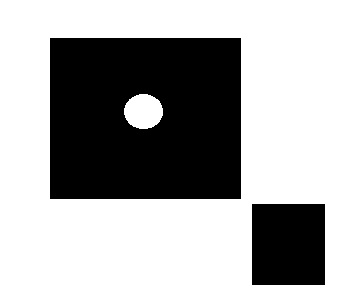
%> input picture UFRN/AulasPDI/PDI/Aulas/Aula 8-Morfologia/geometrico.jpg, 358 x 308 px
$ octave mediaMediana.m   (GNU Octave 9; MATLAB toolbox functions it lacks are replaced by stand-ins)
%> lines starting %> are read from the running program, lines starting %| are printed output that depends on the picture; in (x1, y1, x2, y2) boxes, pixels count from 0 and x2, y2 are one past the last pixel; in counts of white or black regions, pixels touching at a corner belong together; the program's own positions count from 1
pkg load image

close all
clear all

A = imread('E:\EAJ\2019\PDI\Aulas\Aula 8-Morfologia\geometrico.jpg');
%> A is the input picture: size 308x358x3 uint8; min 0, max 255, mean 172.7
figure('Name','Imagem Original')
imshow(A)

%inserindo ru韉o na imagem
B = imnoise(A,"salt & pepper");
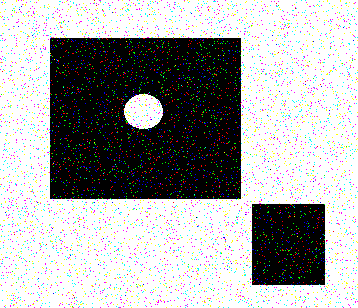
%> B: size 308x358x3 uint8; mean R, G, B 170.3, 170.4, 170.3
figure('Name','Imagem Original')
imshow(B)
imwrite(B,'E:\EAJ\2019\PDI\Aulas\Aula 8-Morfologia\geometrico2.jpg');

%removendo o ru韉o pela mediana (ordem 5)
C = B;
for i=2:size(B,1)-1
  for j=2:size(B,2)-1
    vizA = [B(i-1,j-1) B(i-1,j) B(i-1,j+1)...
          B(i,j-1) B(i,j) B(i,j+1)...
          B(i+1,j-1) B(i+1,j) B(i+1,j+1)];
    vizA = sort(vizA, "ascend");
    C(i,j) = vizA(5);
  end
end
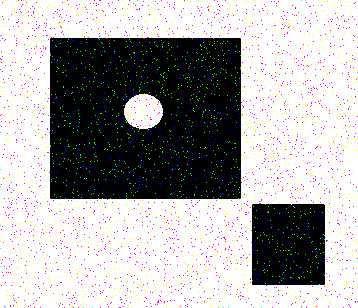
%> C: size 308x358x3 uint8; 3.73% of pixels changed, all inside (x1, y1, x2, y2) = (1, 1, 357, 307)

figure('Name','Imagem Sa韉a Mediana')
imshow(C)

%removendo o ru韉o pela m閐ia
D = B;
for i=2:size(B,1)-1
  for j=2:size(B,2)-1
    vizA = uint8(vizA);
    vizA = [B(i-1,j-1) B(i-1,j) B(i-1,j+1)...
          B(i,j-1) B(i,j) B(i,j+1)...
          B(i+1,j-1) B(i+1,j) B(i+1,j+1)];
    vizA = double(vizA);
    media = (vizA(1) + vizA(2) + ...
    vizA(3) + vizA(4) + vizA(5) +...
    vizA(6) + vizA(7) + vizA(8) + vizA(9))/9;
    vizA
    media
    D(i,j) = uint8(media);
  end
end
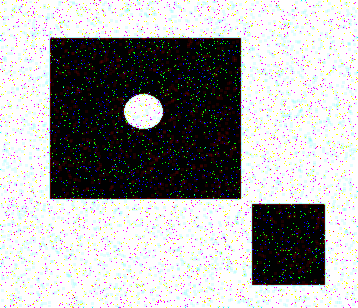
%> D: size 308x358x3 uint8; mean R, G, B 170.4, 170.4, 170.3

figure('Name','Imagem Sa韉a M閐ia')
imshow(D)
